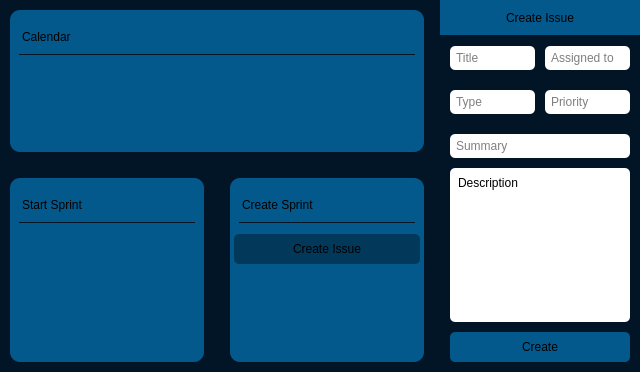
<?xml version="1.0" encoding="UTF-8"?>
<ui version="4.0">
 <class>IssueManager</class>
 <widget class="QWidget" name="IssueManager">
  <property name="geometry">
   <rect>
    <x>0</x>
    <y>0</y>
    <width>640</width>
    <height>372</height>
   </rect>
  </property>
  <property name="sizePolicy">
   <sizepolicy hsizetype="Minimum" vsizetype="Preferred">
    <horstretch>0</horstretch>
    <verstretch>0</verstretch>
   </sizepolicy>
  </property>
  <property name="minimumSize">
   <size>
    <width>0</width>
    <height>100</height>
   </size>
  </property>
  <property name="windowTitle">
   <string>Form</string>
  </property>
  <property name="styleSheet">
   <string notr="true">
QWidget {
	background-color: #011526;
	border:none;
	border-radius: 10px;
	margin: 10px;
}

QLabel 
{
	background-color: rgb(3, 89, 140);
	font: 16pt &quot;Open Sans Condensed Light&quot;;
	border-bottom: 1px solid rgb(1, 21, 38);
	min-height: 35px;
	border-radius: 0px;
}

QPushButton {
	background-color: rgb(3, 89, 140);
	font: 16pt &quot;Open Sans Condensed&quot;;
	padding: 8px 16px;
	border-radius: 5px;
	margin: 5px;
}

QPushButton:hover {
	background-color: rgb(4, 177, 217);
}

QLineEdit {
	background-color: rgb(255, 255, 255);
	border:none;
	border-radius: 5px;
	margin-bottom: 15px;
	color: black;
	padding: 4px;
}

QPlainTextEdit {
	background-color: rgb(255, 255, 255);
	border:none;
	border-radius: 5px;
	margin-bottom: 15px;
	color: black;
	padding: 4px;
}

QPlainTextEdit QScrollBar:vertical {
    width: 12px; /* Set your desired width */
	background-color: rgb(255, 255, 255);
	border:none;
}

QPlainTextEdit QScrollBar::handle:vertical {
    background: #999; /* Set your desired handle color */
    border-radius: 6px; /* Set the border-radius to half the height to make it round */
}

QPlainTextEdit QScrollBar::add-line:vertical,
QPlainTextEdit QScrollBar::sub-line:vertical {
    height: 0;
    subcontrol-position: top;
    subcontrol-origin: margin;
	color: white;
}</string>
  </property>
  <layout class="QHBoxLayout" name="horizontalLayout_3">
   <property name="leftMargin">
    <number>0</number>
   </property>
   <property name="topMargin">
    <number>0</number>
   </property>
   <property name="rightMargin">
    <number>0</number>
   </property>
   <property name="bottomMargin">
    <number>0</number>
   </property>
   <item>
    <layout class="QVBoxLayout" name="verticalLayout_16">
     <item>
      <widget class="QWidget" name="widget_3" native="true">
       <property name="sizePolicy">
        <sizepolicy hsizetype="Preferred" vsizetype="Fixed">
         <horstretch>0</horstretch>
         <verstretch>0</verstretch>
        </sizepolicy>
       </property>
       <property name="minimumSize">
        <size>
         <width>0</width>
         <height>150</height>
        </size>
       </property>
       <property name="styleSheet">
        <string notr="true">background-color: rgb(3, 89, 140);
</string>
       </property>
       <layout class="QVBoxLayout" name="verticalLayout_17">
        <item>
         <widget class="QLabel" name="label_3">
          <property name="text">
           <string>Calendar</string>
          </property>
         </widget>
        </item>
        <item>
         <widget class="QScrollArea" name="scrollArea_3">
          <property name="widgetResizable">
           <bool>true</bool>
          </property>
          <widget class="QWidget" name="scrollAreaWidgetContents_3">
           <property name="geometry">
            <rect>
             <x>0</x>
             <y>0</y>
             <width>394</width>
             <height>50</height>
            </rect>
           </property>
           <layout class="QVBoxLayout" name="verticalLayout_14">
            <item>
             <spacer name="verticalSpacer_5">
              <property name="orientation">
               <enum>Qt::Vertical</enum>
              </property>
              <property name="sizeHint" stdset="0">
               <size>
                <width>20</width>
                <height>29</height>
               </size>
              </property>
             </spacer>
            </item>
           </layout>
          </widget>
         </widget>
        </item>
       </layout>
      </widget>
     </item>
     <item>
      <layout class="QHBoxLayout" name="horizontalLayout_2">
       <item>
        <widget class="QWidget" name="widget" native="true">
         <property name="styleSheet">
          <string notr="true">background-color: rgb(3, 89, 140);</string>
         </property>
         <layout class="QVBoxLayout" name="verticalLayout_4">
          <item>
           <widget class="QLabel" name="label">
            <property name="text">
             <string>Start Sprint</string>
            </property>
           </widget>
          </item>
          <item>
           <widget class="QScrollArea" name="scrollArea">
            <property name="widgetResizable">
             <bool>true</bool>
            </property>
            <widget class="QWidget" name="scrollAreaWidgetContents">
             <property name="geometry">
              <rect>
               <x>0</x>
               <y>0</y>
               <width>174</width>
               <height>112</height>
              </rect>
             </property>
             <layout class="QVBoxLayout" name="verticalLayout_12">
              <item>
               <spacer name="verticalSpacer_3">
                <property name="orientation">
                 <enum>Qt::Vertical</enum>
                </property>
                <property name="sizeHint" stdset="0">
                 <size>
                  <width>20</width>
                  <height>91</height>
                 </size>
                </property>
               </spacer>
              </item>
             </layout>
            </widget>
           </widget>
          </item>
         </layout>
        </widget>
       </item>
       <item>
        <widget class="QWidget" name="widget_2" native="true">
         <property name="styleSheet">
          <string notr="true">QWidget {
	background-color: rgb(3, 89, 140);
}

QLabel {
	margin-bottom: 0px;
}

QPushButton {
	font: 12pt &quot;Open Sans Condensed&quot;;
	background-color: rgb(2, 56, 89);
}</string>
         </property>
         <layout class="QVBoxLayout" name="verticalLayout_10">
          <item>
           <widget class="QLabel" name="label_2">
            <property name="text">
             <string>Create Sprint</string>
            </property>
           </widget>
          </item>
          <item>
           <widget class="QPushButton" name="pushButton">
            <property name="text">
             <string>Create Issue</string>
            </property>
           </widget>
          </item>
          <item>
           <widget class="QScrollArea" name="scrollArea_2">
            <property name="widgetResizable">
             <bool>true</bool>
            </property>
            <widget class="QWidget" name="scrollAreaWidgetContents_2">
             <property name="geometry">
              <rect>
               <x>0</x>
               <y>0</y>
               <width>174</width>
               <height>68</height>
              </rect>
             </property>
             <layout class="QVBoxLayout" name="verticalLayout_13">
              <item>
               <spacer name="verticalSpacer_4">
                <property name="orientation">
                 <enum>Qt::Vertical</enum>
                </property>
                <property name="sizeHint" stdset="0">
                 <size>
                  <width>20</width>
                  <height>47</height>
                 </size>
                </property>
               </spacer>
              </item>
             </layout>
            </widget>
           </widget>
          </item>
         </layout>
        </widget>
       </item>
      </layout>
     </item>
    </layout>
   </item>
   <item>
    <widget class="QWidget" name="widget_4" native="true">
     <property name="maximumSize">
      <size>
       <width>200</width>
       <height>16777215</height>
      </size>
     </property>
     <property name="styleSheet">
      <string notr="true">margin: 5px;</string>
     </property>
     <layout class="QVBoxLayout" name="verticalLayout_18">
      <property name="spacing">
       <number>0</number>
      </property>
      <property name="leftMargin">
       <number>0</number>
      </property>
      <property name="topMargin">
       <number>0</number>
      </property>
      <property name="rightMargin">
       <number>0</number>
      </property>
      <property name="bottomMargin">
       <number>0</number>
      </property>
      <item>
       <widget class="QLabel" name="label_4">
        <property name="sizePolicy">
         <sizepolicy hsizetype="Preferred" vsizetype="Preferred">
          <horstretch>0</horstretch>
          <verstretch>0</verstretch>
         </sizepolicy>
        </property>
        <property name="minimumSize">
         <size>
          <width>0</width>
          <height>36</height>
         </size>
        </property>
        <property name="styleSheet">
         <string notr="true">margin: 0px;</string>
        </property>
        <property name="midLineWidth">
         <number>6</number>
        </property>
        <property name="text">
         <string>Create Issue</string>
        </property>
        <property name="alignment">
         <set>Qt::AlignCenter</set>
        </property>
       </widget>
      </item>
      <item>
       <layout class="QHBoxLayout" name="horizontalLayout_4">
        <property name="leftMargin">
         <number>5</number>
        </property>
        <property name="topMargin">
         <number>5</number>
        </property>
        <property name="rightMargin">
         <number>5</number>
        </property>
        <property name="bottomMargin">
         <number>5</number>
        </property>
        <item>
         <widget class="QLineEdit" name="lineEdit_2">
          <property name="placeholderText">
           <string>Title</string>
          </property>
         </widget>
        </item>
        <item>
         <widget class="QLineEdit" name="lineEdit">
          <property name="placeholderText">
           <string>Assigned to</string>
          </property>
         </widget>
        </item>
       </layout>
      </item>
      <item>
       <layout class="QHBoxLayout" name="horizontalLayout_6">
        <property name="leftMargin">
         <number>5</number>
        </property>
        <property name="topMargin">
         <number>5</number>
        </property>
        <property name="rightMargin">
         <number>5</number>
        </property>
        <property name="bottomMargin">
         <number>5</number>
        </property>
        <item>
         <widget class="QLineEdit" name="lineEdit_4">
          <property name="placeholderText">
           <string>Type</string>
          </property>
         </widget>
        </item>
        <item>
         <widget class="QLineEdit" name="lineEdit_3">
          <property name="placeholderText">
           <string>Priority</string>
          </property>
         </widget>
        </item>
       </layout>
      </item>
      <item>
       <layout class="QVBoxLayout" name="verticalLayout_11">
        <property name="leftMargin">
         <number>5</number>
        </property>
        <property name="topMargin">
         <number>5</number>
        </property>
        <property name="rightMargin">
         <number>5</number>
        </property>
        <property name="bottomMargin">
         <number>5</number>
        </property>
        <item>
         <widget class="QLineEdit" name="lineEdit_5">
          <property name="placeholderText">
           <string>Summary</string>
          </property>
         </widget>
        </item>
        <item>
         <widget class="QPlainTextEdit" name="plainTextEdit">
          <property name="documentTitle">
           <string/>
          </property>
          <property name="plainText">
           <string>Description</string>
          </property>
         </widget>
        </item>
        <item>
         <widget class="QPushButton" name="pushButton_2">
          <property name="text">
           <string>Create</string>
          </property>
         </widget>
        </item>
       </layout>
      </item>
      <item>
       <spacer name="verticalSpacer_6">
        <property name="orientation">
         <enum>Qt::Vertical</enum>
        </property>
        <property name="sizeHint" stdset="0">
         <size>
          <width>17</width>
          <height>13</height>
         </size>
        </property>
       </spacer>
      </item>
     </layout>
    </widget>
   </item>
  </layout>
 </widget>
 <resources/>
 <connections/>
</ui>
